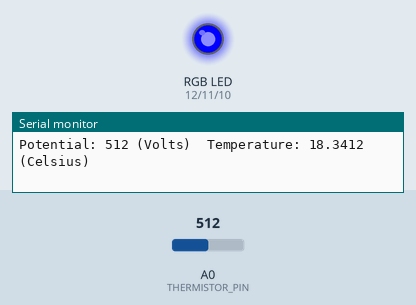
Recording of a sketch running on a simulated Arduino Uno, built with avr-gcc and run on an emulated ATmega328P. Shown: an RGB LED mixed from three pins (HIGH = lit), the last lines printed to the serial monitor. The inputs (shaded band) are chosen by the test bench; at power-on: A0 (THERMISTOR_PIN) = 512.

Above: at 1.3 s.
1.4 s: A0 (THERMISTOR_PIN) set to 861
2.9 s: A0 (THERMISTOR_PIN) set to 885
At 3.7 s:
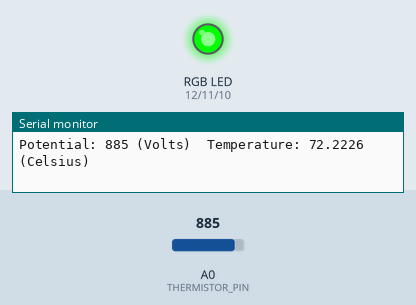
4.5 s: A0 (THERMISTOR_PIN) set to 900
At 5.0 s:
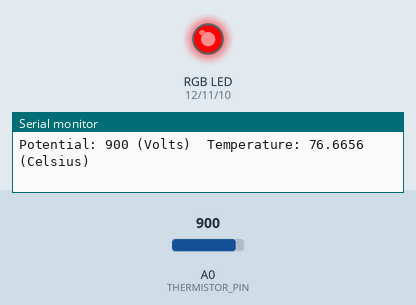
6.0 s: A0 (THERMISTOR_PIN) set to 716
At 6.3 s:
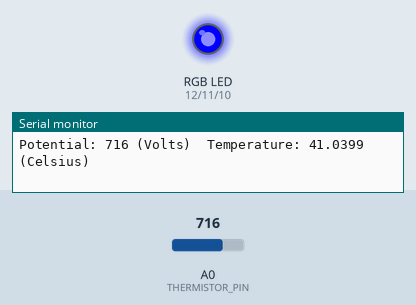
Timing chart, 0 to 9.0 s (numbered marks = the images above; inputs shaded):
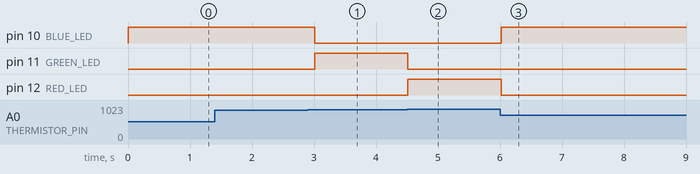

The sketch:

Thermistor.ino
```cpp
// Analog pin
int THERMISTOR_PIN = 0;

// LED pins
int RED_LED = 12;
int GREEN_LED = 11;
int BLUE_LED = 10;

// Constants
float R_known = 10000; // 10K series resistor
float A = 1.0e-03, B = 2.47e-04, C = 2.0e-07; // calibration parameters
int ON = HIGH, OFF = LOW; // nicer semantics
float V_source = 1023.0; // analog to digital full range value is 1023.0

// Variables for temperature computation
int V_thermistor;
float logR, R_thermistor, T_kelvin, T_celsius, T_fahrenheit;

void setup()
{
  // Initialize serial output
  Serial.begin(9600);

  // Initialize LED pins as digital output
  pinMode(RED_LED, OUTPUT);
  pinMode(GREEN_LED, OUTPUT);
  pinMode(BLUE_LED, OUTPUT);
}

void set_RGB(int red, int green, int blue)
{
  digitalWrite(RED_LED, red);
  digitalWrite(GREEN_LED, green);
  digitalWrite(BLUE_LED, blue);
}

void loop ()
{
  // Compute resistance of thermistor
  V_thermistor = analogRead(THERMISTOR_PIN);
  R_thermistor = R_known * (V_source / (float) V_thermistor - 1.0);

  // https://en.wikipedia.org/wiki/Steinhart%E2%80%93Hart_equation
  logR = log(R_thermistor);
  T_kelvin = (1.0 / (A + B * logR + C * logR * logR * logR));
  T_celsius = T_kelvin - 273.15;

  // LED display for temperature ranges
  if (T_celsius > 75)
  {
    set_RGB(ON, OFF, OFF);
  }
  else if (T_celsius > 70)
  {
    set_RGB(OFF, ON, OFF);
  }
  else
  {
    set_RGB(OFF, OFF, ON);
  }

  // Output to screen
  Serial.print("Potential: ");
  Serial.print(V_thermistor);
  Serial.print(" (Volts)\t");

  Serial.print("Temperature: ");
  Serial.print(T_celsius, 4);
  Serial.print(" (Celsius)\n");

  delay(500);
}
```

Measured:
- the behaviour switches between 876 and 877 on A0 (THERMISTOR_PIN) (found by bisection; images 0 and 1)
- after the input at 2.9 s, pin 10 (BLUE_LED): HIGH → LOW after 0.11 s; pin 11 (GREEN_LED): LOW → HIGH after 0.11 s
- after the input at 4.5 s, pin 11 (GREEN_LED): HIGH → LOW at once; pin 12 (RED_LED): LOW → HIGH at once
- after the input at 6.0 s, pin 10 (BLUE_LED): LOW → HIGH at once; pin 12 (RED_LED): HIGH → LOW at once
